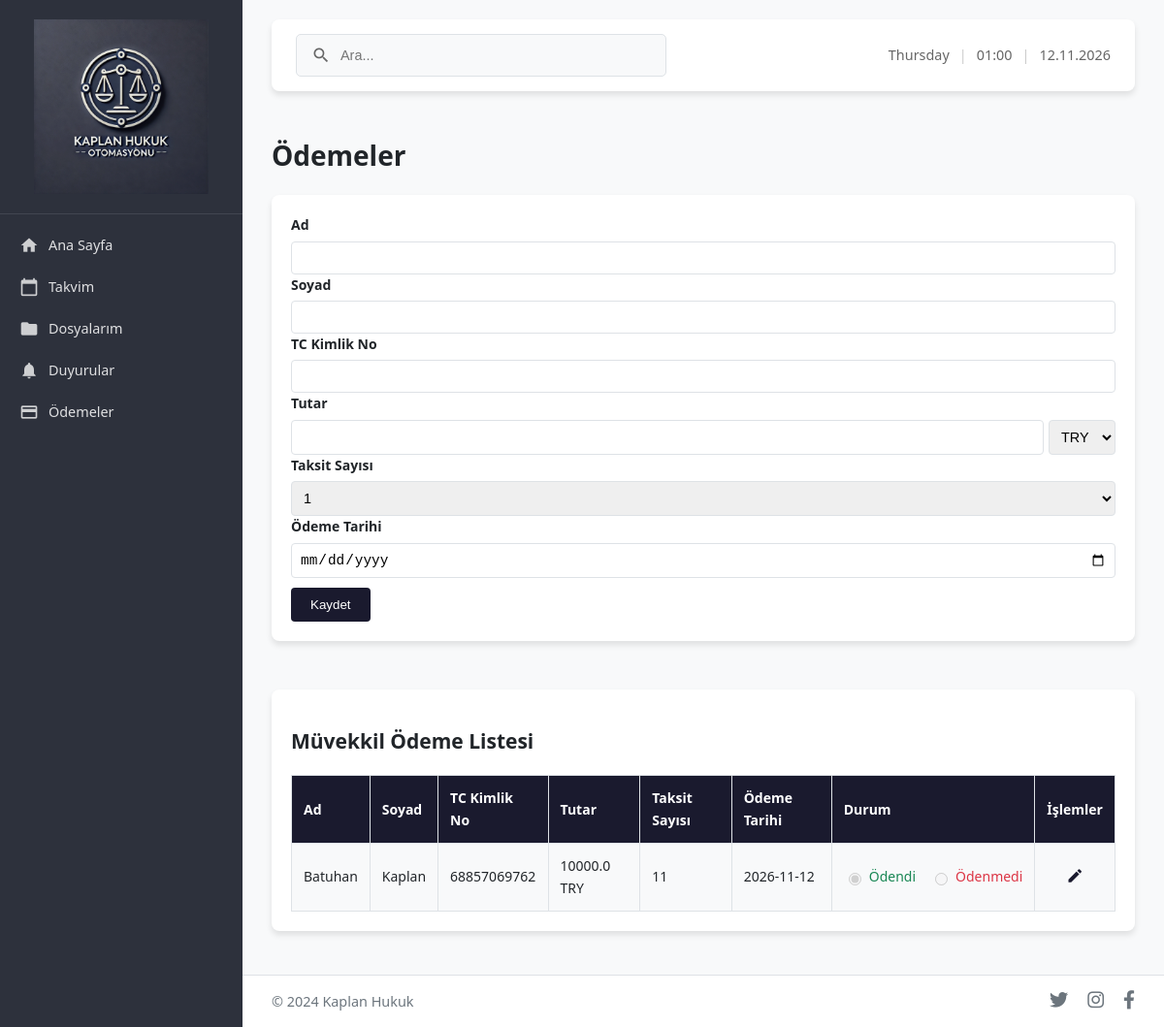
Page /odemeler on the earlier database version.
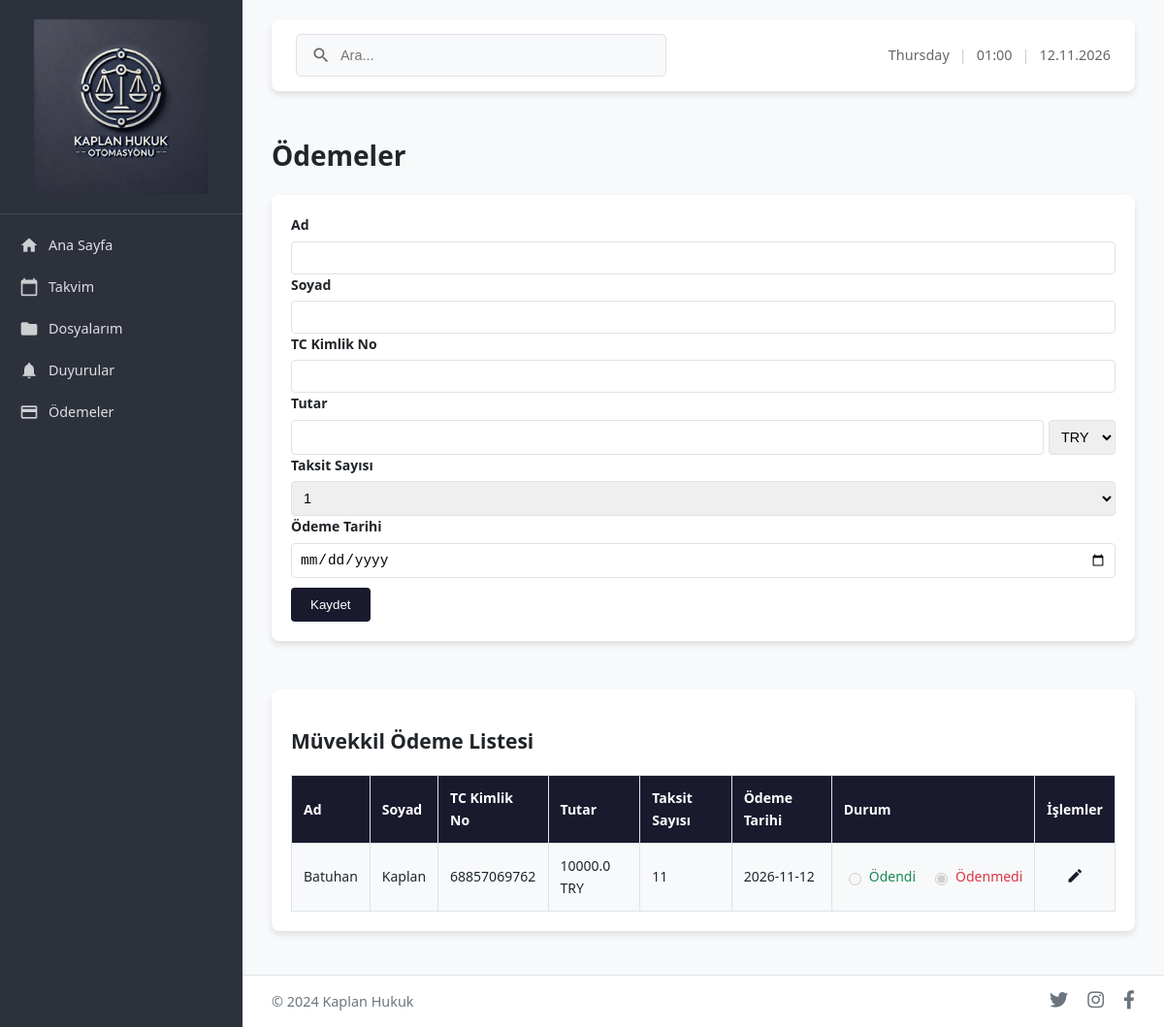
Same page on the later database version.
### app.py (models this page shows)
class Client(db.Model):
    id = db.Column(db.Integer, primary_key=True)
    name = db.Column(db.String(100), nullable=False)
    surname = db.Column(db.String(100), nullable=False)
    tc = db.Column(db.String(11), nullable=False)
    amount = db.Column(db.Float, nullable=False)
    currency = db.Column(db.String(3), nullable=False)
    installments = db.Column(db.Integer, nullable=False)
    date = db.Column(db.String(10), nullable=False)
    payments = db.relationship('Payment', backref='client', lazy=True)
    status = db.Column(db.String(10), nullable=False, default='Ödenmedi')

### app.py (the view, shortened to what this page needs)
@app.route('/odemeler', methods=['GET', 'POST'])
def odemeler():
    clients = Client.query.all()
    return render_template('odemeler.html', clients=clients)

### app.py (called while the page is built)
@app.context_processor
def inject_datetime():
    try:
        now = datetime.now()
        current_time = {
            'weekday': now.strftime('%A'),  # Gün adı
            'time': now.strftime('%H:%M'),  # Saat
            'date': now.strftime('%d.%m.%Y')  # Tarih
        }
    except Exception:
        current_time = {
            'weekday': '',
            'time': '',
            'date': ''
        }
    return dict(current_time=current_time)

### templates/odemeler.html (shortened to what this page needs)
{% extends "layout.html" %}
{% block content %}
    <div class="header-left">
        <h1>Ödemeler</h1>
    </div>
    <div class="form-container">
        <form method="POST">
            <div class="input-group">
                <label for="name">Ad</label>
                <input type="text" id="name" name="name" required>
            </div>
            <div class="input-group">
                <label for="surname">Soyad</label>
                <input type="text" id="surname" name="surname" required>
            </div>
            <div class="input-group">
                <label for="tc">TC Kimlik No</label>
                <input type="text" id="tc" name="tc" required>
            </div>
            <div class="input-group">
                <label for="amount">Tutar</label>
                <div style="display: flex; gap: 5px;">
                    <input type="number" id="amount" name="amount" required style="flex: 1;">
                    <select id="currency" name="currency" required>
                        <option value="TRY">TRY</option>
                    </select>
                </div>
            </div>
            <div class="input-group">
                <label for="installments">Taksit Sayısı</label>
                <select id="installments" name="installments" required>
                    {% for i in range(1, 13) %}
                        <option value="{{ i }}">{{ i }}</option>
                    {% endfor %}
                </select>
            </div>
            <div class="input-group">
                <label for="date">Ödeme Tarihi</label>
                <input type="date" id="date" name="date" required>
            </div>
            <button type="submit">Kaydet</button>
        </form>
    </div>
    <div class="table-container">
        <h2>Müvekkil Ödeme Listesi</h2>
        <table class="data-table">
            <thead>
                <tr>
                    <th>Ad</th>
                    <th>Soyad</th>
                    <th>TC Kimlik No</th>
                    <th>Tutar</th>
                    <th>Taksit Sayısı</th>
                    <th>Ödeme Tarihi</th>
                    <th>Durum</th>
                    <th>İşlemler</th>
                </tr>
            </thead>
            <tbody>
                {% for client in clients %}
                <tr>
                    <td contenteditable="false">{{ client.name }}</td>
                    <td contenteditable="false">{{ client.surname }}</td>
                    <td contenteditable="false">{{ client.tc }}</td>
                    <td contenteditable="false">{{ client.amount }} {{ client.currency }}</td>
                    <td contenteditable="false">{{ client.installments }}</td>
                    <td contenteditable="false">{{ client.date }}</td>
                    <td>
                        <div class="status-container">
                            <label class="status-paid">
                                <input type="radio" name="status-{{ client.id }}" value="Ödendi" {% if client.status == 'Ödendi' %}checked{% endif %} disabled>
                                Ödendi
                            </label>
                            <label class="status-unpaid">
                                <input type="radio" name="status-{{ client.id }}" value="Ödenmedi" {% if client.status == 'Ödenmedi' %}checked{% endif %} disabled>
                                Ödenmedi
                            </label>
                        </div>
                    </td>
                    <td>
                        <div class="action-buttons">
                            <button class="edit-btn" onclick="editRow(this)">
                                <i class="material-icons">edit</i>
                            </button>
                        </div>
                    </td>
                </tr>
                {% endfor %}
            </tbody>
        </table>
    </div>
{% endblock %}

Differences in the rows shown:
changed Client "Batuhan": status "☑ Ödendi" → "☐ Ödendi"; status "☐ Ödenmedi" → "☑ Ödenmedi"
